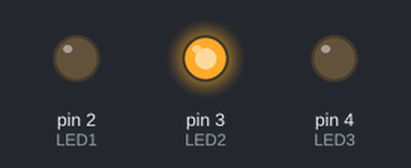
The sketch below on a simulated Arduino Uno, built with avr-gcc and run on an emulated ATmega328P. On the bench: output pins drawn as LEDs (lit = HIGH). Random numbers use the default seed unless the sketch sets one.

Above: at 0.2 s.
At 20.5 s:
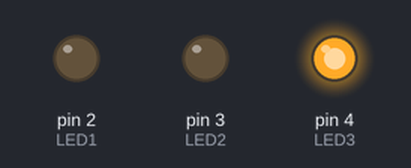
At 39.7 s:
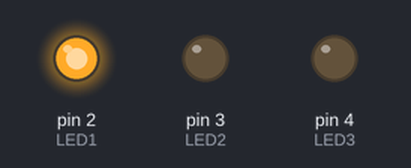
Timing chart, 0 to 40.0 s (numbered marks = the images above):
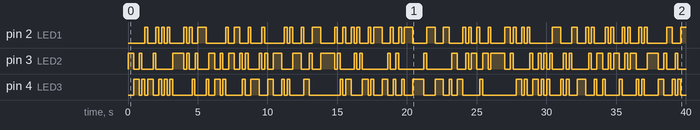

The sketch:

ex02.ino
```cpp
const int LED1 = 2;
const int LED2 = 3;
const int LED3 = 4;

int ran = 0;

void setup() {
  pinMode(LED1, OUTPUT);
  pinMode(LED2, OUTPUT);
  pinMode(LED3, OUTPUT);

}

void loop() {
  digitalWrite(LED1, LOW);
  digitalWrite(LED2, LOW);
  digitalWrite(LED3, LOW);

  ran = random(3); // 0~2 사이의 랜덤한 숫자

  switch (ran) {
    case 0:
    	digitalWrite(LED1, HIGH);
    	break;
    case 1:
    	digitalWrite(LED2, HIGH);
    	break;
    default:
    	digitalWrite(LED3, HIGH);
  }
  delay(200);

}
```

Measured:
- by itself, pin 2 (LED1): LOW → HIGH at 1.2 s, → LOW 0.20 s later, → HIGH 0.60 s later, → LOW 0.20 s later, … (91 changes in this stretch)
- by itself, pin 3 (LED2): LOW → HIGH at 0.00 s, → LOW 0.40 s later, → HIGH 0.40 s later, → LOW 0.20 s later, … (88 changes in this stretch)
- by itself, pin 4 (LED3): LOW → HIGH at 0.40 s, → LOW 0.40 s later, → HIGH 0.20 s later, → LOW 0.20 s later, … (88 changes in this stretch)
